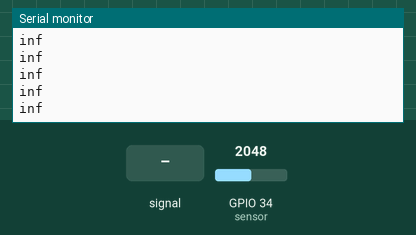
Recording of a sketch running on a simulated ESP32. On the bench: the last lines printed to the serial monitor. Inputs (shaded band) come from the test bench; at power-on: GPIO 34 (sensor) = 2048.

Above: at 1.2 s.
1.3 s: GPIO 34 (sensor) fed a 200 Hz sine of ±327 counts around its level
At 1.32 s:
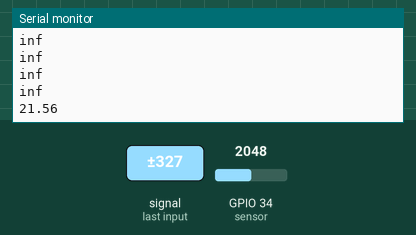
2.8 s: GPIO 34 (sensor) fed a 2 Hz sine of ±1228 counts around its level
At 3.02 s:
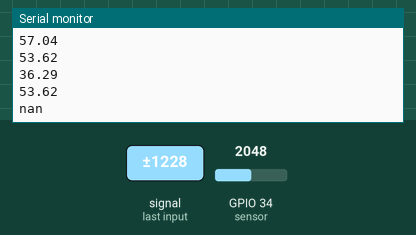
5.0 s: GPIO 34 (sensor) set to 1228
At 5.02 s:
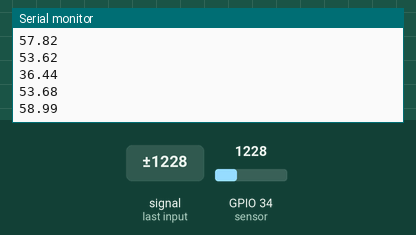
6.5 s: GPIO 34 (sensor) set to 491
At 6.52 s:
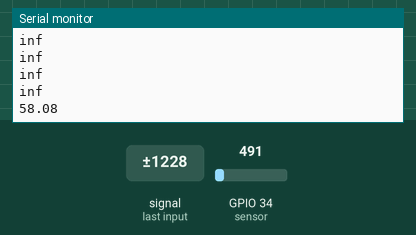
Timing chart, 0 to 9.0 s (numbered marks = the images above; inputs shaded):
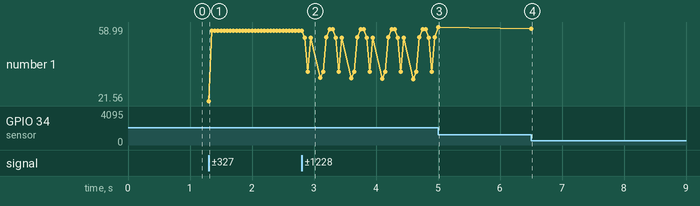

The sketch:

sensor_check.ino
```cpp
int sensor = 34;
int valeur;
void setup()
{
  Serial.begin(9600); // For debugging
  pinMode(sensor, INPUT);
}

void loop()
{
  float sample = analogRead(sensor);
  unsigned long startMillis = millis(); // Start of sample window
  double peakToPeak = 0;                // peak-to-peak level

  double signalMax = 0;
  double signalMin = 4096;
  unsigned int sampleWindow = 50;
  // collect data for 50 mS
  while (millis() - startMillis < sampleWindow)
  {
    sample = analogRead(sensor);
    if (sample > signalMax)
      signalMax = sample; // save just the max levels
    else if (sample < signalMin)
      signalMin = sample; // save just the min levels
  }
  peakToPeak = signalMax - signalMin;    // max - min = peak-peak amplitude
  double db = (peakToPeak * 5.0) / 4096; // convert to volts*/
  double first = log10(db / 0.00631) * 20;
  double second = first + 94 - 44 - 25 - 10;
  Serial.println(second);
}
```

Measured:
- after the input at 1.3 s, the serial monitor: prints a new line at once (image 1)
- after the input at 2.8 s, the serial monitor: prints a new line after 0.05 s (image 2)
- after the input at 5.0 s, the serial monitor: prints a new line at once (image 3)
- after the input at 6.5 s, the serial monitor: prints a new line at once (image 4)
- plotted number 1: 57.04 → 53.68 after the input at 2.8 s, 53.68 → 58.99 after the input at 5.0 s, 58.99 → 58.08 after the input at 6.5 s
